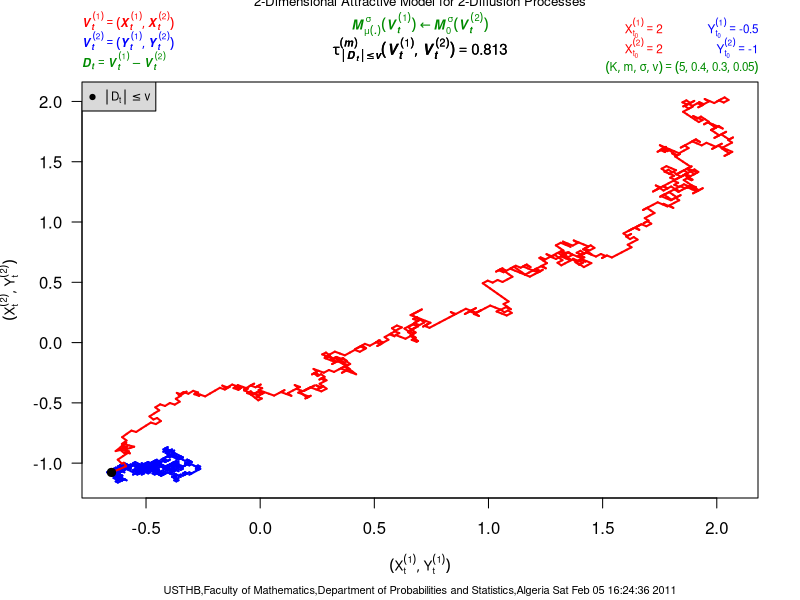

Recreate this plot in R.
## Sat Feb 05 16:24:36 2011
## Guidoum Arsalane (PG-PS/USTHB)

N=3000;t0=0;Dt=0.001;T=1;X1_0=2;X2_0=2;Y1_0=-0.5;Y2_0=-1;v=0.05;K=5;m=0.4;Sigma=0.3;

Sigmax <- Sigma
Sigmay <- Sigma
drifx1     <- expression( (-K*(x1-y1)) / (sqrt((x1-y1)^2+(x2-y2)^2))^(m+1) )
drifx2     <- expression( (-K*(x2-y2)) / (sqrt((x1-y1)^2+(x2-y2)^2))^(m+1) )
diffx      <- expression( Sigmax ) 
diffy      <- expression( Sigmay )

Ax1    <- function(t,x1,x2,y1,y2)  eval(drifx1)
Ax2    <- function(t,x1,x2,y1,y2)  eval(drifx2)
Sx     <- function(t,x1,x2,y1,y2)  eval(diffx)
Sy     <- function(t,x1,x2,y1,y2)  eval(diffy)

if(missing(Dt)){t <- seq (t0 ,T, length =N+1)} else {t <- c(t0 ,t0+ cumsum(rep(Dt,N)))
                T <- t[N +1]}

Dt= (T-t0)/N 
ux1 = runif(N,0,1)
ox1 = rep(1,N)
ox1 [ which(ux1 < 0.5) ] = -1
wx1 = cumsum(c(0,ox1))*sqrt((T-t0)/N)
Dx1     <- diff(wx1)

ux2 = runif(N,0,1)
ox2 = rep(1,N)
ox2 [ which(ux2 < 0.5) ] = -1
wx2 = cumsum(c(0,ox2))*sqrt((T-t0)/N)
Dx2     <- diff(wx2)

uy1 = runif(N,0,1)
oy1 = rep(1,N)
oy1 [ which(uy1 < 0.5) ] = -1
wy1 = cumsum(c(0,oy1))*sqrt((T-t0)/N)
Dy1     <- diff(wy1)

uy2 = runif(N,0,1)
oy2 = rep(1,N)
oy2 [ which(uy2 < 0.5) ] = -1
wy2 = cumsum(c(0,oy2))*sqrt((T-t0)/N)
Dy2     <- diff(wy2)

X1    <- numeric()
X2    <- numeric()
Y1    <- numeric()
Y2    <- numeric()
D     <- numeric()
X1[1] <- X1_0
X2[1] <- X2_0
Y1[1] <- Y1_0
Y2[1] <- Y2_0

for (i in 2:(N+1)){ 
        Y1[i] = Y1[i-1] + Sy(t[i-1],X1[i-1],X2[i-1],Y1[i-1],Y2[i-1]) * Dy1[i-1]
        Y2[i] = Y2[i-1] + Sy(t[i-1],X1[i-1],X2[i-1],Y1[i-1],Y2[i-1]) * Dy2[i-1]       
        X1[i] = X1[i-1] + Ax1(t[i-1],X1[i-1],X2[i-1],Y1[i-1],Y2[i-1])*Dt + 
                2 * Sx(t[i-1],X1[i-1],X2[i-1],Y1[i-1],Y2[i-1]) * Dx1[i-1]
        X2[i] = X2[i-1] + Ax2(t[i-1],X1[i-1],X2[i-1],Y1[i-1],Y2[i-1])*Dt + 
                2 * Sx(t[i-1],X1[i-1],X2[i-1],Y1[i-1],Y2[i-1]) * Dx2[i-1]
}
for (i in 1:(N+1)){D[i]  = sqrt((X1[i]-Y1[i])^2 + (X2[i]-Y2[i])^2)}
NN <- which(D <= v)
if(length(NN)>0) {nn <- min(NN)}
if(length(NN)> 0){D <- D[seq(1,nn,by=1)]}
if(length(NN)> 0){X1 <- X1[seq(1,nn,by=1)]}
if(length(NN)> 0){X2 <- X2[seq(1,nn,by=1)]}
if(length(NN)> 0){Y1 <- Y1[seq(1,nn,by=1)]}
if(length(NN)> 0){Y2 <- Y2[seq(1,nn,by=1)]}
if(length(NN)> 0){t <- t[seq(1,nn,by=1)]}

plot(X1,X2,type="n",las=1,xlim=c(min(min(X1,Y1)),max(max(X1,Y1))),ylim=c(min(min(X2,Y2)),max(max(X2,Y2))),
     xlab=expression((list(X[t]^(1),Y[t]^(1)))),ylab=expression((list(X[t]^(2),Y[t]^(2)))),cex.lab=0.8)

mtext(expression("2-Dimensional Attractive Model for 2-Diffusion Processes"),line=3.55,adj=0.5,cex=0.8,col="black")
mtext(expression( bolditalic(M[mu(.)]^sigma * (V[t]^(1)) %<-% M[0]^sigma*(V[t]^(2)))),line=2.1,adj=0.5,cex=0.8,col="green4")

mtext(bquote( bolditalic(V[t]^(1)==(list(X[t]^(1),X[t]^(2))) ) ),cex=0.7,adj=0,line=2.4,col="red")
mtext(bquote( bolditalic(V[t]^(2)==(list(Y[t]^(1),Y[t]^(2))) ) ),cex=0.7,adj=0,line=1.4,col="blue")
mtext(bquote( bolditalic(D[t]==V[t]^(1) - V[t]^(2)) ),cex=0.7,adj=0,line=0.4,col="green4")
mtext(bquote(X[t[0]]^(1)==.(X1_0)),line=2,adj=0.85,cex=0.7,col="red")
mtext(bquote(X[t[0]]^(2)==.(X2_0)),line=1,adj=0.85,cex=0.7,col="red")
mtext(bquote(Y[t[0]]^(1)==.(Y1_0)),line=2,adj=1,cex=0.7,col="blue")
mtext(bquote(Y[t[0]]^(2)==.(Y2_0)),line=1,adj=1,cex=0.7,col="blue")
mtext(bquote((list(K,m,sigma,v))==(list(.(K),.(m),.(Sigmax),.(v)))),line=0.2,adj=1,cex=0.7,col="green4")

for (i in 1:length(D)){
lines(c(Y1[i],Y1[i+1]),c(Y2[i],Y2[i+1]),type="l",col="blue",lwd=2)
lines(c(X1[i],X1[i+1]),c(X2[i],X2[i+1]),type="l",col="red",lwd=2)
                 }
n <- which(D <= v)
if (length(n) > 0) {
thoV1V2 <- t[min(n)]
mtext(bquote( bolditalic( tau[group("||",D[t],"||")<=v]^(m)*(list(V[t]^(1),V[t]^(2)))==.(round(thoV1V2,4)) )  ),cex=0.9,adj=0.5,line=0.8,col="black")
points(X1[length(D)],X2[length(D)],pch=19,col="black",cex=1.1)
legend("topleft",bg="gray85",border="gray",expression(group("||",D[t],"||")<=v),col=c("black"),pch=19,cex=0.7)
}
thoV1V2 <- t[min(n)]
mtext(bquote( bolditalic( tau[group("||",D[t],"||")<=v]^(m)*(list(V[t]^(1),V[t]^(2)))==.(round(thoV1V2,4)) )  ),cex=0.9,adj=0.5,line=0.8,col="black")
mtext(paste("USTHB,Faculty of Mathematics,Department of Probabilities and Statistics,Algeria Sat Feb 05 16:24:36 2011"),side = 1, line = 4, adj = 0.5, cex = .66)


 